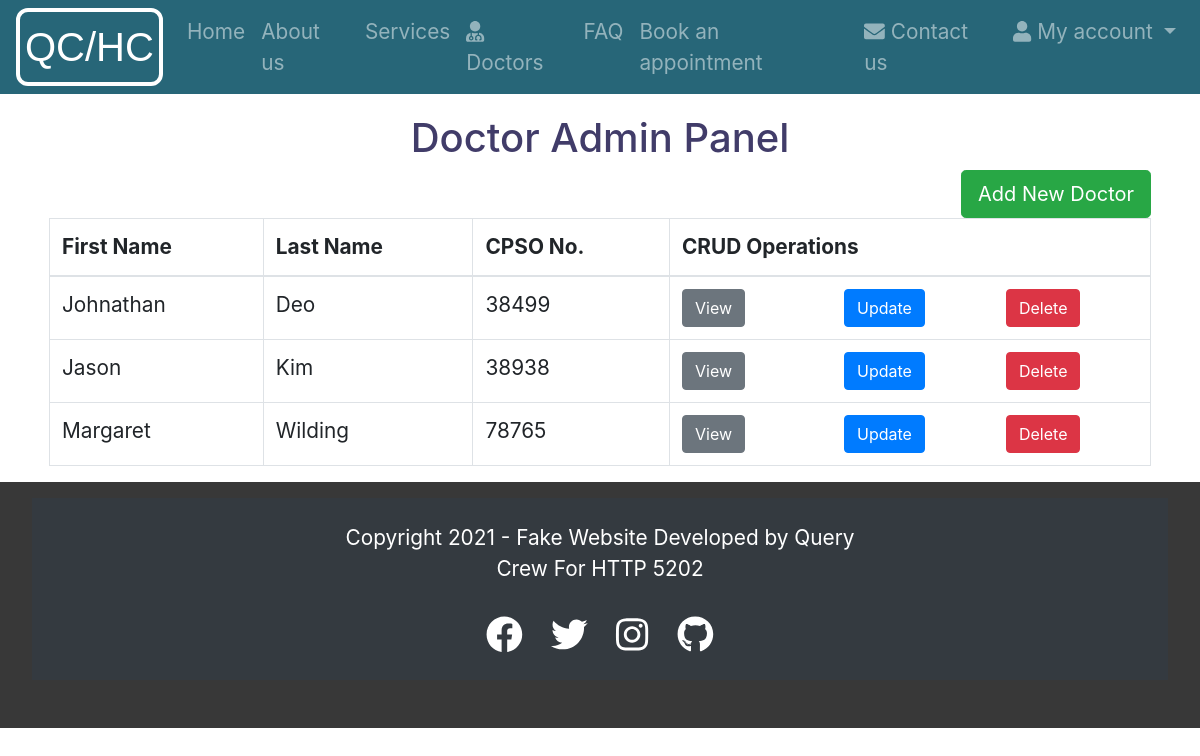
The page /index.php?page=doctorAdmin (signed in) on the database its author committed.
### tables this page shows
CREATE TABLE `doctor` (
  `id` int(11) NOT NULL,
  `first_name` varchar(50) NOT NULL,
  `last_name` varchar(50) NOT NULL,
  `cpso_reg` int(5) NOT NULL COMMENT 'CPSO is a 5-digit number.',
  `email` varchar(50) NOT NULL,
  `education` varchar(50) NOT NULL,
  `expertise` varchar(256) NOT NULL,
  `biography` varchar(1024) NOT NULL,
  `personal` varchar(1024) NOT NULL
);

### database/Database.php (called while the page is built, shortened)
<?php
class Database {
  private static $user = "root";
  private static $pass = "";
  private static $dsn ="mysql:host=localhost;dbname=qc_health_clinic";
    private static $dbcon;
    public static function getDb(){
        if(!isset(self::$dbcon)) {
            try {
                self::$dbcon = new \PDO(self::$dsn, self::$user, self::$pass);
                self::$dbcon->setAttribute(\PDO::ATTR_ERRMODE, \PDO::ERRMODE_EXCEPTION);
                self::$dbcon->setAttribute(\PDO::ATTR_DEFAULT_FETCH_MODE, \PDO::FETCH_OBJ);
            } catch (\PDOException $e) {
                $msg = $e->getMessage();
                include 'pages/custom-error.php';
                exit();
            }
        }
        return self::$dbcon;
    }
}

### database/DoctorPDO.php (called while the page is built, shortened)
<?php
class DoctorPDO
{
    public function getAllDoctors($dbcon){
        $sql = "SELECT * FROM doctor";
        $pdostm = $dbcon->prepare($sql);
        $pdostm->execute();
        $doctors = $pdostm->fetchAll(\PDO::FETCH_OBJ);
        return $doctors;
    }
}

### pages/doctorAdmin.php (the view, shortened to what this page needs)
<?php
$d = new DoctorPDO();
$doctorsList = $d->getAllDoctors(Database::getDb());
?>
<!DOCTYPE html>
<html lang="en">
<head>
    <link rel="stylesheet" href="library/bootstrap/bootstrap.min.css">
    <link rel="stylesheet" href="css/HeaderFooter.css">
    <link rel="stylesheet" href="css/admin-style/admin_dashboard.css">
</head>
<body>
    <?php
        include_once 'header.php';
    ?>
<body>
    <div class="wrapper">
        <div class="container">
            <p class="h1 text-center" style="margin-top: 0.5em;">Doctor Admin Panel</p>
            <div class="m-1">
                <a href="index.php?page=addDoctor" id="btn_addStudent" class="btn btn-success btn-lg float-right">Add New Doctor</a>
                <table class="table table-bordered tbl">
                    <thead>
                    <tr>
                        <th scope="col">First Name</th>
                        <th scope="col">Last Name</th>
                        <th scope="col">CPSO No.</th>
                        <th scope="col">CRUD Operations</th>
                    </tr>
                    </thead>
                    <tbody>
                    <?php foreach ($doctorsList as $dr) { ?>
                        <tr>
                            <td><?= $dr->first_name; ?></td>
                            <td><?= $dr->last_name; ?></td>
                            <td><?= $dr->cpso_reg; ?></td>
                            <td>
                                <div class="row">
                                    <div class="col-md-4">
                                        <form action="index.php?page=detailDoctor" method="post">
                                            <input type="submit" class="button btn btn-secondary" name="detailDoctor" value="View"/>
                                        </form>
                                    </div>
                                    <div class="col-md-4">
                                        <form action="index.php?page=updateDoctor" method="post">
                                            <input type="submit" class="button btn btn-primary" name="updateDoctor" value="Update"/>
                                        </form>
                                    </div>
                                    <div class="col-md-4">
                                        <form action="index.php?page=deleteDoctor" method="post">
                                            <input type="submit" class="button btn btn-danger" name="deleteDoctor" value="Delete"/>
                                        </form>
                                    </div>
                                </div>
                            </td>
                        </tr>
                    <?php } ?>
                    </tbody>
                </table>
            </div>
        </div>
    </div>
</body>
<?php
include 'footer.php';
?>
</html>

### css/HeaderFooter.css (style rules this page uses)
html { font-family: "Roboto", sans-serif; }
a { color: white; }

### css/admin-style/admin_dashboard.css (style rules this page uses)
body { color: #413c69; font-size: 1.3rem; }

### rows shown on the page
doctor: first_name "Johnathan", last_name "Deo", cpso_reg "38499"
doctor: first_name "Jason", last_name "Kim", cpso_reg "38938"
doctor: first_name "Margaret", last_name "Wilding", cpso_reg "78765"
